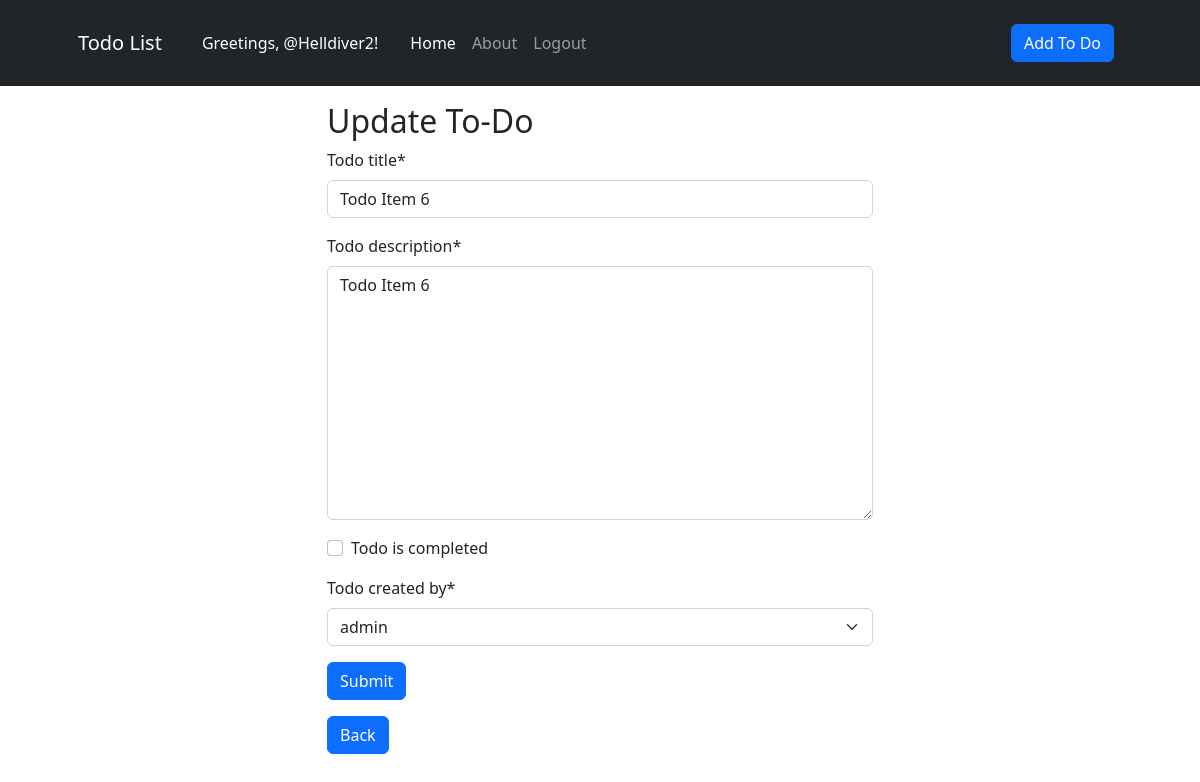
/update/7 (signed in), run on the app's committed database.
### core/models.py (models this page shows, shortened)
class toDoList(models.Model):
    todo_title = models.CharField(max_length=100)
    todo_description = models.CharField(max_length=250, blank= True, null= True)
    todo_created_on = models.DateField(default= datetime.datetime.today)
    todo_modified_on = models.DateField(auto_now= True)
    todo_is_completed = models.BooleanField(default= False)
    todo_created_by = models.ForeignKey(User, on_delete=models.CASCADE)

### core/views.py (the view)
# urls.py: path('update/<int:pk>', views.update_todo, name= 'update'),
def update_todo(request, pk):
    if request.user.is_authenticated:
        current_record = get_object_or_404(toDoList, pk = pk)
        form = EditToDo(request.POST or None, instance = current_record)
        if form.is_valid():
            form.save()
            messages.success(request, "You have updated the To-Do item succesfully! 👌")
            return redirect('home')
        else:
            return render(request, 'core/update_todo.html', {'form' : form, 'todos': current_record})
    else:
        messages.success(request, "You must be logged in to do that")
        redirect('login')

### core/forms.py
class EditToDo(forms.ModelForm):
	todo_title = forms.CharField(max_length=100, required= True, widget=forms.TextInput(attrs={
		'class': 'form-control', 'placeholder':'Title'
	}))
	todo_description = forms.CharField(max_length=250, required= True, widget=forms.Textarea(attrs={
		'class': 'form-control', 'placeholder':'Description'
	}))
	todo_is_completed = forms.BooleanField(required= False, widget=forms.CheckboxInput())
	class Meta:
			model = toDoList
			fields = ("todo_title", "todo_description", "todo_is_completed", "todo_created_by") #"todo_created_on", "todo_modified_on"
	def __init__(self, *args, **kwargs):
		super(EditToDo, self).__init__(*args, **kwargs)
		self.helper = FormHelper()
		self.helper.form_id = 'submit_button'
		self.helper.form_class = 'blueForms'
		self.helper.form_method = 'post'
		self.helper.form_action = 'add_todo'
		self.helper.add_input(Submit('submit', 'Submit'))

### core/templates/core/update_todo.html
{% extends 'core/base.html' %} {% block content %} {% load crispy_forms_tags %}
<div class="container">
    <div class="row">
        <div class="col-md-6 offset-md-3">
            <h2 class="mt-3">Update To-Do</h2>
            <form method="POST" action="{% url 'update' todos.pk %}">
                {% csrf_token %} {% crispy form %}
                <a href="{% url 'home' %}" class="btn btn-primary">Back</a>
            </form>
        </div>
    </div>
</div>
{% endblock content %}

### core/templates/core/navbar.html (shortened to what this page needs)
<nav class="navbar navbar-expand-lg navbar-dark bg-dark">
    <div class="container px-4 px-lg-5">
        <a class="navbar-brand" href="{% url 'home' %}">Todo List</a>
        {% if user.is_authenticated %}
        <p class="me-auto mb-2 mb-lg-0 ms-lg-4 bg-dark text-white">
            Greetings, @{{user.username}}!
        </p>
        {% endif %}
        <div class="collapse navbar-collapse" id="navbarSupportedContent">
            <ul class="navbar-nav me-auto mb-2 mb-lg-0 ms-lg-4">
                <li class="nav-item">
                    <a
                        class="nav-link active"
                        aria-current="page"
                        href="{% url 'home' %}"
                        >Home</a
                    >
                </li>
                <li class="nav-item">
                    <a class="nav-link" href="{% url 'about' %}">About</a>
                </li>
                {% if user.is_authenticated %}
                <li class="nav-item">
                    <a class="nav-link" href="{% url 'logout' %}">Logout</a>
                </li>
                {% endif %}
            </ul>
            {% if user.is_authenticated %}
            <div class="d-flex mb-3 mt-3">
                <a class="btn btn-primary mx-2" href="{% url 'add' %}">Add To Do</a>
            </div>
            {% endif %}
        </div>
    </div>
</nav>

### data on the page
toDoList: todo_title "Todo Item 6", todo_description "Todo Item 6", todo_created_by "admin"

### other printed values
{{ user.username }} "Helldiver2"
